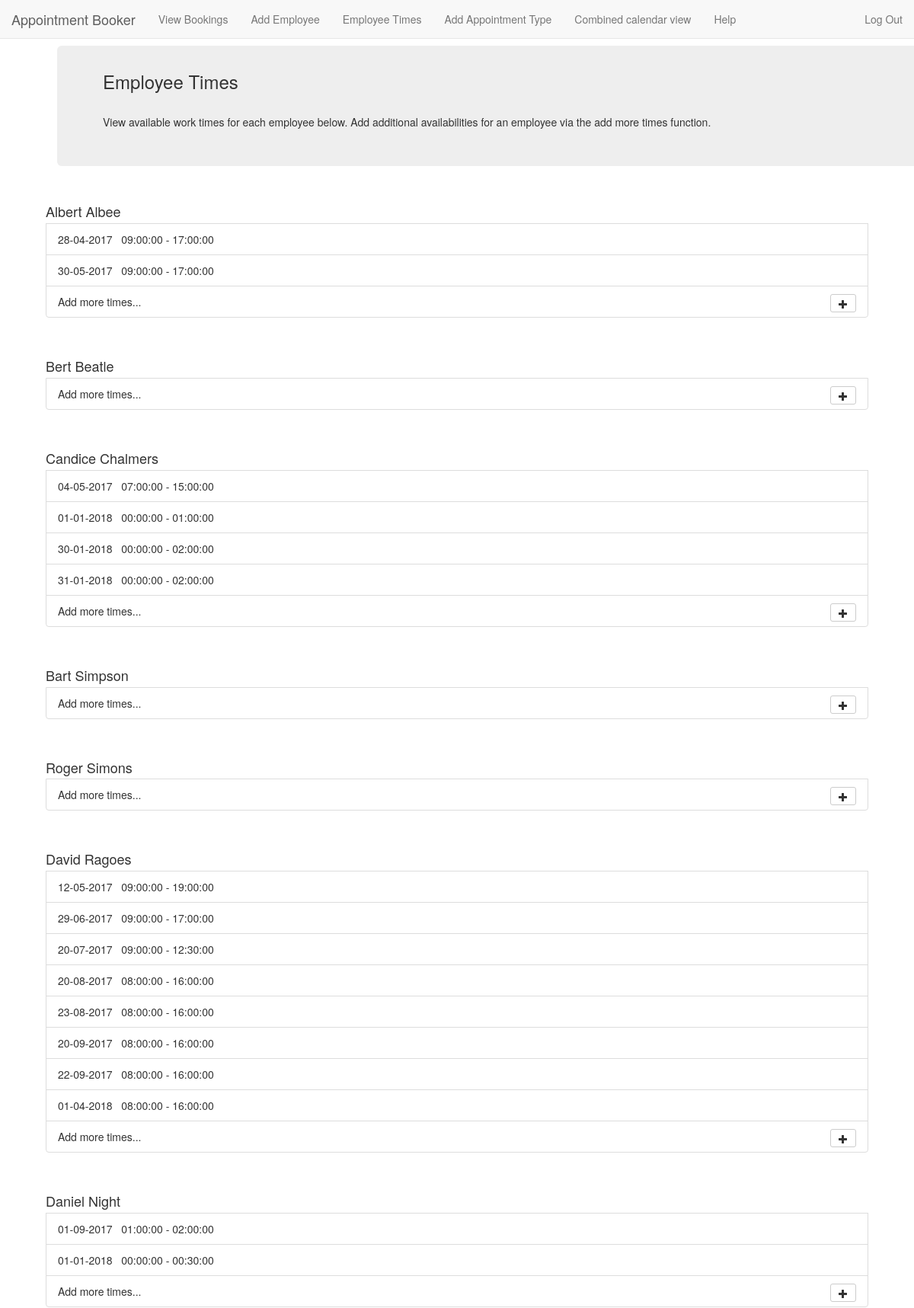
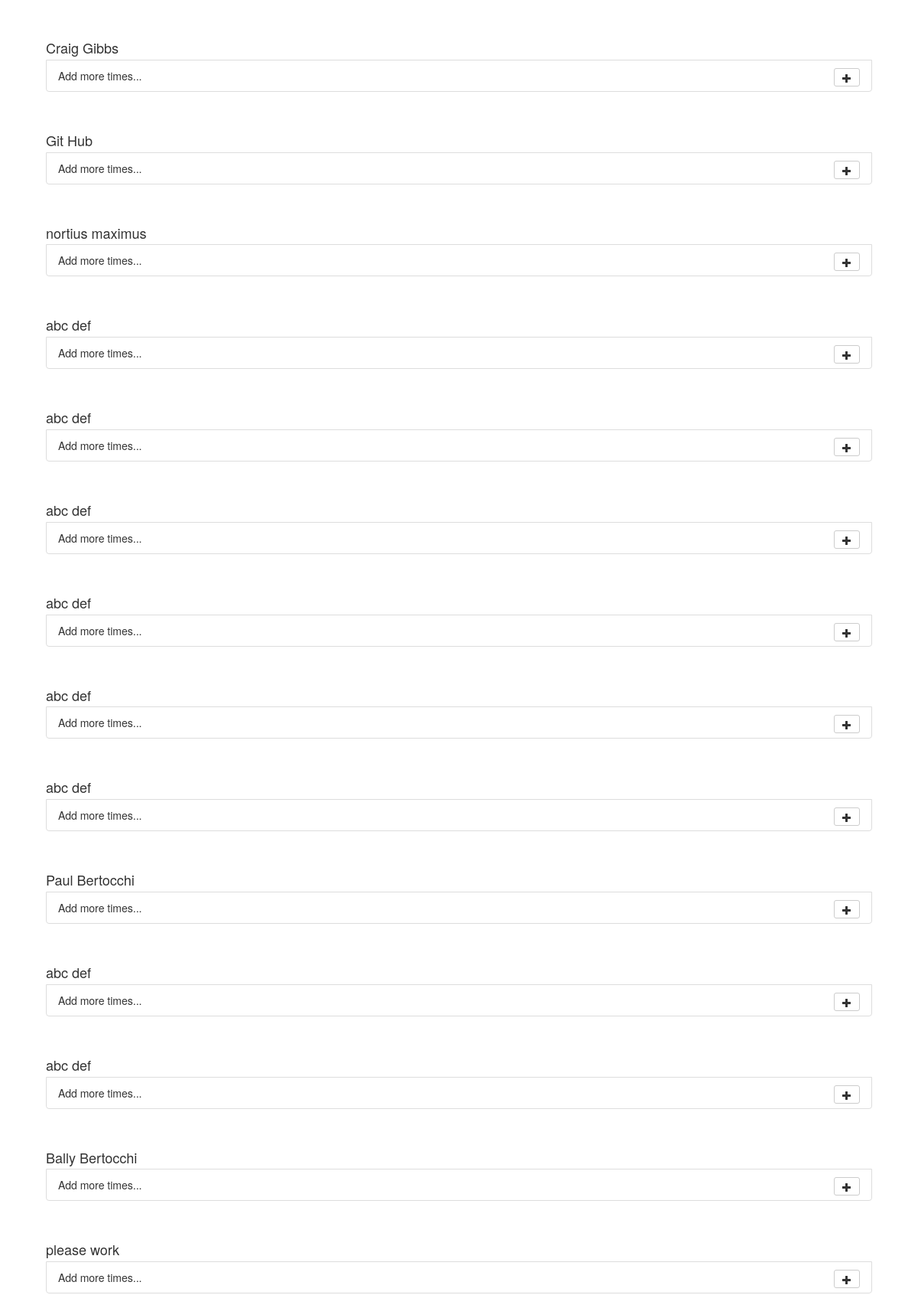
Screenshot of /WorkerAvailability.php (signed in, upper part) with the database file from the repository (2 pictures, top to bottom).
### tables this page shows
CREATE TABLE `Employees` (
  `empID` int(11) NOT NULL AUTO_INCREMENT,
  `fName` varchar(40) NOT NULL,
  `lName` varchar(40) NOT NULL,
  `email` varchar(100) NOT NULL,
  PRIMARY KEY (`empID`)
);

### Controller.class.php (called while the page is built, shortened)
<?php
require_once('views/SiteContainer.class.php');
class Controller
{
    private $db;
    public function __construct()
    {
        require_once('config.php');
        $this->db = new mysqli(
            $config['db_addr'],
            $config['db_user'],
            $config['db_pass'],
            $config['db_name']
        );
    }
    public function workers_availability()
    {
        $q = $this->db->prepare("SELECT empID, fName, lName FROM Employees;");
        if (!$q->execute())
            return false;
        $result = $q->get_result();
        $employees = array();
        $i = 0;
        while ($row = mysqli_fetch_assoc($result))
        {
            $employees[$i]['empID'] = $row['empID'];
            $employees[$i]['fName'] = $row['fName'];
            $employees[$i]['lName'] = $row['lName'];
            $employees[$i]['shifts'] = $this->get_worker_hours($employees[$i]['empID']);
            $i++;
        }
        return $employees;
    }
    public function get_worker_hours($empID)
    {
        require_once('models/Timeslot.class.php');
        $q = $this->db->prepare("SELECT A.dateTime FROM TimeSlot A, CanWork C WHERE A.dateTime = C.dateTime AND C.empID = '$empID'");
        $result = $q->get_result();
        $timeslots = array();
        while ($row = mysqli_fetch_array($result))
        {
            $start = new DateTime($row['dateTime']);
            $end = new DateTime($row['dateTime']);
            $end->modify('+'.MINIMUM_INTERVAL.' minutes');
            $now = new DateTime();
            if ($now > $start)
                continue;
            $timeslots[] = new Timeslot($start, $end);
        }
        $timeslots = $this->concatenate($timeslots);
        return $timeslots;
    }
    public function concatenate($ts)
    {
        $n = count($ts);
        for ($k = 0; $k < $n; $k++)
        {
            for ($i = 0; $i < count($ts) - 1; $i++)
            {
                for ($j = $i+1; $j < count($ts); $j++)
                {
                    if ($ts[$i]->get_end() >= $ts[$j]->get_start() && $ts[$i]->get_start() <= $ts[$j]->get_end())
                    {
                        $ts[$i] = new Timeslot(min($ts[$i]->get_start(), $ts[$j]->get_start()), max($ts[$j]->get_end(), $ts[$i]->get_end()));
                        unset($ts[$j]);
                        $ts = array_values($ts);
                    }
                }
            }
        }
        return $ts;
    }
    public function show_worker_availability()
    {
        $employees = $this->workers_availability();
        require_once('views/WorkerAvailability.class.php');
        $page = new WorkerAvailability();
        $page->printHtml($employees);
    }
}

### WorkerAvailability.php (called while the page is built, shortened)
<?php
require_once('Controller.class.php');
$controller = new Controller();
$controller->show_worker_availability();

### config.php (called while the page is built, shortened)
<?php
$config = array(
    'site_url' => '',
    'site_path' => '',
    'db_addr' => 'localhost',
    'db_user' => 'antfellow',
    'db_pass' => '',
    'db_name' => 'appt_booker',
    'debug' => true
);

### models/Timeslot.class.php (called while the page is built)
<?php
class Timeslot
{
    private $start;
    private $end;
    public function __construct($start, $end)
    {
        $this->start = $start;
        $this->end = $end;
    }
    public function get_start() { return $this->start; }
    public function get_end() { return $this->end; }
}

### views/WorkerAvailability.class.php (the view, shortened to what this page needs)
<?php
class WorkerAvailability
{
    public function printHtml($employees)
    {
    ?>
    <div class="container">
        <div class = "jumbotron jumbotron-fluid">
            <h3>Employee Times</h3><br>
            View available work times for each employee below.  Add additional availabilities for an employee via the add more times function.
        </div>
    </div>
    <?php
        for ($i = 0; $i < count($employees); $i++)
        {
            $fname = $employees[$i]['fName'];
            $lname = $employees[$i]['lName'];
            echo "<br>";
            echo "<form id=\"form\" method=\"POST\" action = \"send_hrs.php\">";
            echo "<h4 class = \"list-group-item-heading\">".$fname." ".$lname."</h4>";
            foreach($employees[$i]['shifts'] as $value)
            {
                $st = $value->get_start();
                $en = $value->get_end();
                $date_only = $st->format("d-m-Y");
                $start_time = $st->format("H:i:s");
                $end_time = $en->format("H:i:s");
                echo "<div id = \"hrs_list\" class = \"list-group-item\">".$date_only."&nbsp;&nbsp;&nbsp;".$start_time." - ".$end_time.
                    "</div>";
            }
            echo "<div id = \"".$employees[$i]['empID']."\" class = \"list-group-item\"> Add more times...
                         <span class=\"pull-right\">
                            <button type=\"button\" class=\"btn btn-default btn-sm btn-circle\" onclick=\"add_hrs(".$employees[$i]['empID'].")\">
                                <i class=\"glyphicon glyphicon-plus\"></i>
                            </button>
                        </span>
                    </div>";
            echo "</form>";
            echo "<br>";
        }
    }
}

### css/custom.css (style rules this page uses)
html { position: relative; min-height: 100%; }
body { margin-bottom: 60px; padding-top: 60px; }
@media screen and (min-width: 768px) { .jumbotron { padding-top: 14px; } }

### rows the page displays
employees: fName "Albert", lName "Albee", date_only "28-04-2017", start_time "09:00:00", end_time "17:00:00", date_only "30-05-2017"
employees: fName "Bert", lName "Beatle"
employees: fName "Candice", lName "Chalmers", date_only "04-05-2017", start_time "07:00:00", end_time "15:00:00", date_only "01-01-2018", start_time "00:00:00", end_time "01:00:00", date_only "30-01-2018", end_time "02:00:00", date_only "31-01-2018"
employees: fName "Bart", lName "Simpson"
employees: fName "Roger", lName "Simons"
employees: fName "David", lName "Ragoes", date_only "12-05-2017", start_time "09:00:00", end_time "19:00:00", date_only "29-06-2017", end_time "17:00:00", date_only "20-07-2017", end_time "12:30:00", date_only "20-08-2017", start_time "08:00:00", end_time "16:00:00", date_only "23-08-2017", date_only "20-09-2017", date_only "22-09-2017", date_only "01-04-2018"
employees: fName "Daniel", lName "Night", date_only "01-09-2017", start_time "01:00:00", end_time "02:00:00", date_only "01-01-2018", start_time "00:00:00", end_time "00:30:00"
employees: fName "Craig", lName "Gibbs"
employees: fName "Git", lName "Hub"
employees: fName "nortius", lName "maximus"
employees: fName "abc", lName "def"
employees: fName "abc", lName "def"
employees: fName "abc", lName "def"
employees: fName "abc", lName "def"
employees: fName "abc", lName "def"
employees: fName "abc", lName "def"
employees: fName "Paul", lName "Bertocchi"
employees: fName "abc", lName "def"
employees: fName "abc", lName "def"
employees: fName "Bally", lName "Bertocchi"
employees: fName "please", lName "work"
